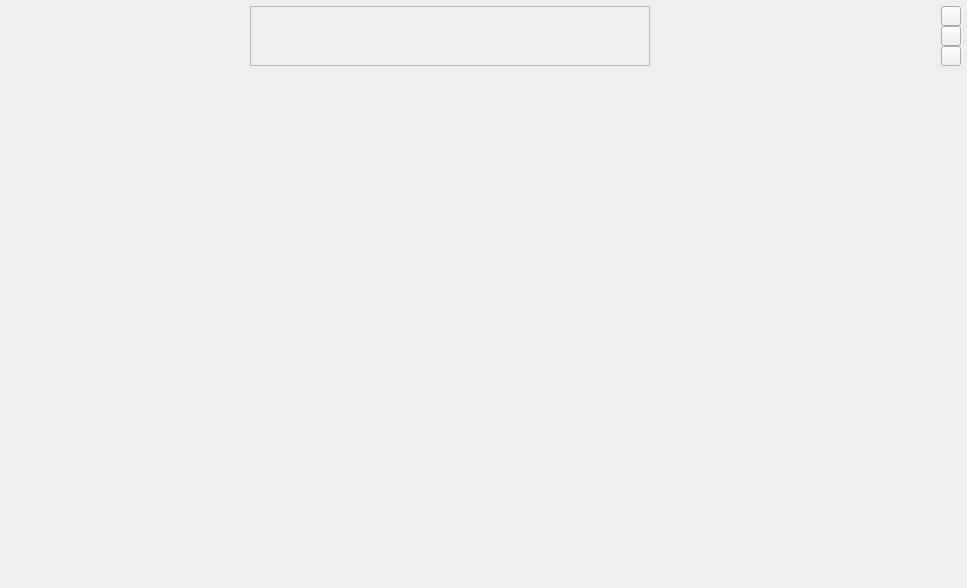
<?xml version="1.0" encoding="UTF-8"?>
<ui version="4.0">
 <class>TDMMenuBarWindow</class>
 <widget class="QWidget" name="FramelessWindow">
  <property name="geometry">
   <rect>
    <x>0</x>
    <y>0</y>
    <width>967</width>
    <height>588</height>
   </rect>
  </property>
  <property name="windowTitle">
   <string/>
  </property>
  <property name="autoFillBackground">
   <bool>false</bool>
  </property>
  <layout class="QVBoxLayout" name="verticalLayout_2">
   <property name="spacing">
    <number>0</number>
   </property>
   <property name="leftMargin">
    <number>5</number>
   </property>
   <property name="topMargin">
    <number>5</number>
   </property>
   <property name="rightMargin">
    <number>5</number>
   </property>
   <property name="bottomMargin">
    <number>5</number>
   </property>
   <item>
    <widget class="QWidget" name="windowFrame" native="true">
     <property name="autoFillBackground">
      <bool>false</bool>
     </property>
     <property name="styleSheet">
      <string notr="true"/>
     </property>
     <layout class="QVBoxLayout" name="verticalLayout">
      <property name="spacing">
       <number>0</number>
      </property>
      <property name="leftMargin">
       <number>1</number>
      </property>
      <property name="topMargin">
       <number>1</number>
      </property>
      <property name="rightMargin">
       <number>1</number>
      </property>
      <property name="bottomMargin">
       <number>1</number>
      </property>
      <item>
       <widget class="WindowDragger" name="window_title_bar" native="true">
        <property name="sizePolicy">
         <sizepolicy hsizetype="Preferred" vsizetype="Fixed">
          <horstretch>0</horstretch>
          <verstretch>0</verstretch>
         </sizepolicy>
        </property>
        <property name="minimumSize">
         <size>
          <width>0</width>
          <height>0</height>
         </size>
        </property>
        <property name="autoFillBackground">
         <bool>false</bool>
        </property>
        <property name="styleSheet">
         <string notr="true">#windowTitlebar{border: 0px none palette(base); border-top-left-radius:5px; border-top-right-radius:5px; background-color:palette(shadow); height:20px;}</string>
        </property>
        <layout class="QHBoxLayout" name="horizontalLayout" stretch="0,0">
         <property name="spacing">
          <number>0</number>
         </property>
         <property name="leftMargin">
          <number>0</number>
         </property>
         <property name="topMargin">
          <number>0</number>
         </property>
         <property name="rightMargin">
          <number>0</number>
         </property>
         <property name="bottomMargin">
          <number>0</number>
         </property>
         <item>
          <widget class="QLabel" name="spacer">
           <property name="minimumSize">
            <size>
             <width>4</width>
             <height>0</height>
            </size>
           </property>
           <property name="maximumSize">
            <size>
             <width>4</width>
             <height>16777215</height>
            </size>
           </property>
          </widget>
         </item>
         <item>
          <layout class="QHBoxLayout" name="horizontalLayout_2" stretch="0,0,1,1,0">
           <property name="spacing">
            <number>0</number>
           </property>
           <item>
            <widget class="QLabel" name="icon">
             <property name="minimumSize">
              <size>
               <width>40</width>
               <height>40</height>
              </size>
             </property>
             <property name="maximumSize">
              <size>
               <width>40</width>
               <height>40</height>
              </size>
             </property>
             <property name="text">
              <string/>
             </property>
             <property name="pixmap">
              <pixmap resource="../ressources.qrc">:/icons/ressources/3dm_icon.svg</pixmap>
             </property>
             <property name="scaledContents">
              <bool>true</bool>
             </property>
            </widget>
           </item>
           <item>
            <widget class="QLabel" name="title_text">
             <property name="minimumSize">
              <size>
               <width>200</width>
               <height>60</height>
              </size>
             </property>
             <property name="maximumSize">
              <size>
               <width>200</width>
               <height>16777215</height>
              </size>
             </property>
             <property name="font">
              <font>
               <weight>75</weight>
               <bold>true</bold>
              </font>
             </property>
             <property name="styleSheet">
              <string notr="true"/>
             </property>
             <property name="text">
              <string/>
             </property>
             <property name="alignment">
              <set>Qt::AlignLeading|Qt::AlignLeft|Qt::AlignVCenter</set>
             </property>
            </widget>
           </item>
           <item>
            <widget class="QFrame" name="menu_bar">
             <property name="sizePolicy">
              <sizepolicy hsizetype="Maximum" vsizetype="Preferred">
               <horstretch>0</horstretch>
               <verstretch>0</verstretch>
              </sizepolicy>
             </property>
             <property name="minimumSize">
              <size>
               <width>400</width>
               <height>60</height>
              </size>
             </property>
             <property name="frameShape">
              <enum>QFrame::StyledPanel</enum>
             </property>
             <property name="frameShadow">
              <enum>QFrame::Raised</enum>
             </property>
            </widget>
           </item>
           <item>
            <widget class="QLabel" name="message">
             <property name="minimumSize">
              <size>
               <width>100</width>
               <height>0</height>
              </size>
             </property>
             <property name="text">
              <string/>
             </property>
            </widget>
           </item>
           <item>
            <layout class="QVBoxLayout" name="control_buttons" stretch="0,0,0">
             <property name="spacing">
              <number>0</number>
             </property>
             <property name="sizeConstraint">
              <enum>QLayout::SetMinimumSize</enum>
             </property>
             <property name="leftMargin">
              <number>0</number>
             </property>
             <item>
              <widget class="QToolButton" name="close_button">
               <property name="minimumSize">
                <size>
                 <width>20</width>
                 <height>20</height>
                </size>
               </property>
               <property name="maximumSize">
                <size>
                 <width>20</width>
                 <height>20</height>
                </size>
               </property>
               <property name="font">
                <font>
                 <weight>75</weight>
                 <bold>true</bold>
                </font>
               </property>
               <property name="styleSheet">
                <string notr="true"/>
               </property>
               <property name="icon">
                <iconset resource="../ressources.qrc">
                 <normaloff>:/icons/ressources/style/close.svg</normaloff>:/icons/ressources/style/close.svg</iconset>
               </property>
              </widget>
             </item>
             <item>
              <widget class="QToolButton" name="maximize_button">
               <property name="minimumSize">
                <size>
                 <width>20</width>
                 <height>20</height>
                </size>
               </property>
               <property name="maximumSize">
                <size>
                 <width>20</width>
                 <height>20</height>
                </size>
               </property>
               <property name="styleSheet">
                <string notr="true"/>
               </property>
               <property name="text">
                <string/>
               </property>
               <property name="icon">
                <iconset resource="../ressources.qrc">
                 <normaloff>:/icons/ressources/style/maximize.svg</normaloff>:/icons/ressources/style/maximize.svg</iconset>
               </property>
              </widget>
             </item>
             <item>
              <widget class="QToolButton" name="minimize_button">
               <property name="minimumSize">
                <size>
                 <width>20</width>
                 <height>20</height>
                </size>
               </property>
               <property name="maximumSize">
                <size>
                 <width>20</width>
                 <height>20</height>
                </size>
               </property>
               <property name="font">
                <font>
                 <weight>75</weight>
                 <bold>true</bold>
                </font>
               </property>
               <property name="styleSheet">
                <string notr="true"/>
               </property>
               <property name="text">
                <string/>
               </property>
               <property name="icon">
                <iconset resource="../ressources.qrc">
                 <normaloff>:/icons/ressources/style/reduce.svg</normaloff>:/icons/ressources/style/reduce.svg</iconset>
               </property>
              </widget>
             </item>
            </layout>
           </item>
          </layout>
         </item>
        </layout>
       </widget>
      </item>
      <item>
       <widget class="QWidget" name="window_content" native="true">
        <property name="autoFillBackground">
         <bool>false</bool>
        </property>
        <property name="styleSheet">
         <string notr="true">#windowContent{
  border: 0px none palette(base);
  border-radius:0px 0px 5px 5px;
}</string>
        </property>
        <layout class="QVBoxLayout" name="verticalLayout_3">
         <property name="spacing">
          <number>0</number>
         </property>
         <property name="leftMargin">
          <number>0</number>
         </property>
         <property name="topMargin">
          <number>0</number>
         </property>
         <property name="rightMargin">
          <number>0</number>
         </property>
         <property name="bottomMargin">
          <number>0</number>
         </property>
        </layout>
       </widget>
      </item>
     </layout>
    </widget>
   </item>
  </layout>
 </widget>
 <layoutdefault spacing="6" margin="11"/>
 <customwidgets>
  <customwidget>
   <class>WindowDragger</class>
   <extends>QWidget</extends>
   <header>windowdragger.h</header>
   <container>1</container>
  </customwidget>
 </customwidgets>
 <resources>
  <include location="../ressources.qrc"/>
 </resources>
 <connections/>
</ui>
